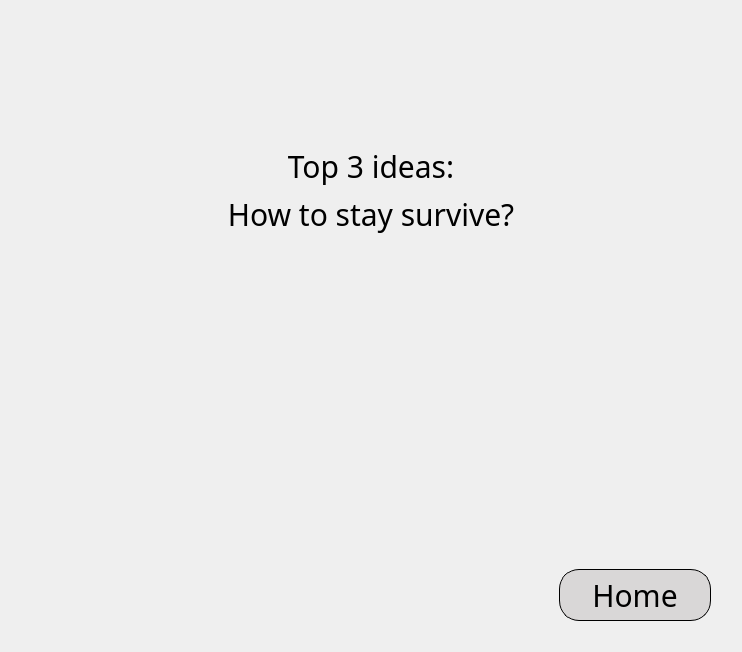
      <widget class="QWidget" name="podiumPage">
       <property name="styleSheet">
        <string notr="true">background-image: url(:/image/images/moneyBackgroung.png);</string>
       </property>
       <layout class="QVBoxLayout" name="verticalLayout_10">
        <item>
         <spacer name="verticalSpacer_22">
          <property name="orientation">
           <enum>Qt::Orientation::Vertical</enum>
          </property>
          <property name="sizeType">
           <enum>QSizePolicy::Policy::Fixed</enum>
          </property>
          <property name="sizeHint" stdset="0">
           <size>
            <width>20</width>
            <height>20</height>
           </size>
          </property>
         </spacer>
        </item>
        <item>
         <widget class="QLabel" name="label_22">
          <property name="sizePolicy">
           <sizepolicy hsizetype="Preferred" vsizetype="Fixed">
            <horstretch>0</horstretch>
            <verstretch>0</verstretch>
           </sizepolicy>
          </property>
          <property name="minimumSize">
           <size>
            <width>0</width>
            <height>0</height>
           </size>
          </property>
          <property name="maximumSize">
           <size>
            <width>16777215</width>
            <height>80</height>
           </size>
          </property>
          <property name="font">
           <font>
            <family>Julius Sans One</family>
            <pointsize>-1</pointsize>
            <italic>false</italic>
            <bold>true</bold>
           </font>
          </property>
          <property name="autoFillBackground">
           <bool>false</bool>
          </property>
          <property name="styleSheet">
           <string notr="true">font-family: 'Julius Sans One', sans-serif; /* Шрифт */
image: url(:/image/images/logo.png);
font-size: 50px;  
background: transparent;</string>
          </property>
          <property name="text">
           <string/>
          </property>
         </widget>
        </item>
        <item>
         <spacer name="verticalSpacer_17">
          <property name="orientation">
           <enum>Qt::Orientation::Vertical</enum>
          </property>
          <property name="sizeType">
           <enum>QSizePolicy::Policy::Fixed</enum>
          </property>
          <property name="sizeHint" stdset="0">
           <size>
            <width>20</width>
            <height>40</height>
           </size>
          </property>
         </spacer>
        </item>
        <item>
         <widget class="QLabel" name="label_23">
          <property name="sizePolicy">
           <sizepolicy hsizetype="Preferred" vsizetype="Fixed">
            <horstretch>0</horstretch>
            <verstretch>0</verstretch>
           </sizepolicy>
          </property>
          <property name="font">
           <font>
            <family>Julius Sans One</family>
            <pointsize>-1</pointsize>
           </font>
          </property>
          <property name="styleSheet">
           <string notr="true">font-family: 'Julius Sans One', sans-serif; /* Шрифт */
font-size: 30px;  
background: transparent;
</string>
          </property>
          <property name="text">
           <string>Top 3 ideas:</string>
          </property>
          <property name="alignment">
           <set>Qt::AlignmentFlag::AlignCenter</set>
          </property>
         </widget>
        </item>
        <item>
         <widget class="QLabel" name="podiumTopicLabel">
          <property name="sizePolicy">
           <sizepolicy hsizetype="Preferred" vsizetype="Fixed">
            <horstretch>0</horstretch>
            <verstretch>0</verstretch>
           </sizepolicy>
          </property>
          <property name="font">
           <font>
            <family>Julius Sans One</family>
            <pointsize>-1</pointsize>
           </font>
          </property>
          <property name="styleSheet">
           <string notr="true">font-family: 'Julius Sans One', sans-serif; /* Шрифт */
font-size: 30px;  
background: transparent;
</string>
          </property>
          <property name="text">
           <string>How to stay survive?</string>
          </property>
          <property name="alignment">
           <set>Qt::AlignmentFlag::AlignCenter</set>
          </property>
         </widget>
        </item>
        <item>
         <spacer name="verticalSpacer_18">
          <property name="orientation">
           <enum>Qt::Orientation::Vertical</enum>
          </property>
          <property name="sizeHint" stdset="0">
           <size>
            <width>20</width>
            <height>2</height>
           </size>
          </property>
         </spacer>
        </item>
        <item>
         <widget class="QWidget" name="widget_14" native="true">
          <property name="sizePolicy">
           <sizepolicy hsizetype="Preferred" vsizetype="Preferred">
            <horstretch>0</horstretch>
            <verstretch>0</verstretch>
           </sizepolicy>
          </property>
          <property name="minimumSize">
           <size>
            <width>0</width>
            <height>300</height>
           </size>
          </property>
          <property name="styleSheet">
           <string notr="true">background: transparent;</string>
          </property>
          <layout class="QHBoxLayout" name="horizontalLayout_17">
           <property name="spacing">
            <number>0</number>
           </property>
           <property name="leftMargin">
            <number>0</number>
           </property>
           <property name="topMargin">
            <number>0</number>
           </property>
           <property name="rightMargin">
            <number>0</number>
           </property>
           <property name="bottomMargin">
            <number>0</number>
           </property>
           <item>
            <spacer name="horizontalSpacer_15">
             <property name="orientation">
              <enum>Qt::Orientation::Horizontal</enum>
             </property>
             <property name="sizeHint" stdset="0">
              <size>
               <width>40</width>
               <height>20</height>
              </size>
             </property>
            </spacer>
           </item>
           <item>
            <layout class="QVBoxLayout" name="verticalLayout_24">
             <item>
              <spacer name="verticalSpacer_19">
               <property name="orientation">
                <enum>Qt::Orientation::Vertical</enum>
               </property>
               <property name="sizeType">
                <enum>QSizePolicy::Policy::Preferred</enum>
               </property>
               <property name="sizeHint" stdset="0">
                <size>
                 <width>80</width>
                 <height>80</height>
                </size>
               </property>
              </spacer>
             </item>
             <item>
              <widget class="QLabel" name="secondPlaceLabel">
               <property name="sizePolicy">
                <sizepolicy hsizetype="Preferred" vsizetype="Fixed">
                 <horstretch>0</horstretch>
                 <verstretch>0</verstretch>
                </sizepolicy>
               </property>
               <property name="minimumSize">
                <size>
                 <width>200</width>
                 <height>0</height>
                </size>
               </property>
               <property name="styleSheet">
                <string notr="true">font-family: 'Julius Sans One', sans-serif; /* Шрифт */
font-size: 20px;  
background: transparent;
</string>
               </property>
               <property name="text">
                <string/>
               </property>
               <property name="alignment">
                <set>Qt::AlignmentFlag::AlignCenter</set>
               </property>
               <property name="wordWrap">
                <bool>true</bool>
               </property>
              </widget>
             </item>
             <item>
              <widget class="QLabel" name="label_26">
               <property name="sizePolicy">
                <sizepolicy hsizetype="Preferred" vsizetype="Fixed">
                 <horstretch>0</horstretch>
                 <verstretch>0</verstretch>
                </sizepolicy>
               </property>
               <property name="minimumSize">
                <size>
                 <width>120</width>
                 <height>135</height>
                </size>
               </property>
               <property name="font">
                <font>
                 <pointsize>16</pointsize>
                </font>
               </property>
               <property name="styleSheet">
                <string notr="true">image: url(:/image/images/secondPlacePodium.png);</string>
               </property>
               <property name="text">
                <string/>
               </property>
              </widget>
             </item>
            </layout>
           </item>
           <item>
            <spacer name="horizontalSpacer_16">
             <property name="orientation">
              <enum>Qt::Orientation::Horizontal</enum>
             </property>
             <property name="sizeType">
              <enum>QSizePolicy::Policy::Fixed</enum>
             </property>
             <property name="sizeHint" stdset="0">
              <size>
               <width>20</width>
               <height>20</height>
              </size>
             </property>
            </spacer>
           </item>
           <item>
            <layout class="QVBoxLayout" name="verticalLayout_25">
             <item>
              <spacer name="verticalSpacer_20">
               <property name="orientation">
                <enum>Qt::Orientation::Vertical</enum>
               </property>
               <property name="sizeType">
                <enum>QSizePolicy::Policy::Preferred</enum>
               </property>
               <property name="sizeHint" stdset="0">
                <size>
                 <width>20</width>
                 <height>40</height>
                </size>
               </property>
              </spacer>
             </item>
             <item>
              <widget class="QLabel" name="firstPlaceLabel">
               <property name="sizePolicy">
                <sizepolicy hsizetype="Preferred" vsizetype="Fixed">
                 <horstretch>0</horstretch>
                 <verstretch>0</verstretch>
                </sizepolicy>
               </property>
               <property name="minimumSize">
                <size>
                 <width>200</width>
                 <height>0</height>
                </size>
               </property>
               <property name="styleSheet">
                <string notr="true">font-family: 'Julius Sans One', sans-serif; /* Шрифт */
font-size: 20px;  
background: transparent;
</string>
               </property>
               <property name="text">
                <string/>
               </property>
               <property name="alignment">
                <set>Qt::AlignmentFlag::AlignCenter</set>
               </property>
               <property name="wordWrap">
                <bool>true</bool>
               </property>
              </widget>
             </item>
             <item>
              <widget class="QLabel" name="label_28">
               <property name="sizePolicy">
                <sizepolicy hsizetype="Preferred" vsizetype="Fixed">
                 <horstretch>0</horstretch>
                 <verstretch>0</verstretch>
                </sizepolicy>
               </property>
               <property name="minimumSize">
                <size>
                 <width>120</width>
                 <height>165</height>
                </size>
               </property>
               <property name="styleSheet">
                <string notr="true">image: url(:/image/images/firstPlacePodium.png);</string>
               </property>
               <property name="text">
                <string/>
               </property>
              </widget>
             </item>
            </layout>
           </item>
           <item>
            <spacer name="horizontalSpacer_17">
             <property name="orientation">
              <enum>Qt::Orientation::Horizontal</enum>
             </property>
             <property name="sizeType">
              <enum>QSizePolicy::Policy::Fixed</enum>
             </property>
             <property name="sizeHint" stdset="0">
              <size>
               <width>20</width>
               <height>20</height>
              </size>
             </property>
            </spacer>
           </item>
           <item>
            <layout class="QVBoxLayout" name="verticalLayout_26">
             <item>
              <spacer name="verticalSpacer_21">
               <property name="orientation">
                <enum>Qt::Orientation::Vertical</enum>
               </property>
               <property name="sizeType">
                <enum>QSizePolicy::Policy::Preferred</enum>
               </property>
               <property name="sizeHint" stdset="0">
                <size>
                 <width>80</width>
                 <height>110</height>
                </size>
               </property>
              </spacer>
             </item>
             <item>
              <widget class="QLabel" name="thirdPlaceLabel">
               <property name="sizePolicy">
                <sizepolicy hsizetype="Preferred" vsizetype="Fixed">
                 <horstretch>0</horstretch>
                 <verstretch>0</verstretch>
                </sizepolicy>
               </property>
               <property name="minimumSize">
                <size>
                 <width>200</width>
                 <height>0</height>
                </size>
               </property>
               <property name="styleSheet">
                <string notr="true">font-family: 'Julius Sans One', sans-serif; /* Шрифт */
font-size: 20px;  
background: transparent;
</string>
               </property>
               <property name="text">
                <string/>
               </property>
               <property name="alignment">
                <set>Qt::AlignmentFlag::AlignCenter</set>
               </property>
               <property name="wordWrap">
                <bool>true</bool>
               </property>
              </widget>
             </item>
             <item>
              <widget class="QLabel" name="label_30">
               <property name="sizePolicy">
                <sizepolicy hsizetype="Preferred" vsizetype="Fixed">
                 <horstretch>0</horstretch>
                 <verstretch>0</verstretch>
                </sizepolicy>
               </property>
               <property name="minimumSize">
                <size>
                 <width>120</width>
                 <height>105</height>
                </size>
               </property>
               <property name="font">
                <font>
                 <pointsize>16</pointsize>
                </font>
               </property>
               <property name="styleSheet">
                <string notr="true">image: url(:/image/images/thirdPlacePodium.png);
</string>
               </property>
               <property name="text">
                <string/>
               </property>
              </widget>
             </item>
            </layout>
           </item>
           <item>
            <spacer name="horizontalSpacer_18">
             <property name="orientation">
              <enum>Qt::Orientation::Horizontal</enum>
             </property>
             <property name="sizeHint" stdset="0">
              <size>
               <width>40</width>
               <height>20</height>
              </size>
             </property>
            </spacer>
           </item>
          </layout>
         </widget>
        </item>
        <item>
         <layout class="QHBoxLayout" name="horizontalLayout_15">
          <property name="topMargin">
           <number>20</number>
          </property>
          <property name="rightMargin">
           <number>20</number>
          </property>
          <property name="bottomMargin">
           <number>20</number>
          </property>
          <item>
           <spacer name="horizontalSpacer_14">
            <property name="orientation">
             <enum>Qt::Orientation::Horizontal</enum>
            </property>
            <property name="sizeHint" stdset="0">
             <size>
              <width>40</width>
              <height>20</height>
             </size>
            </property>
           </spacer>
          </item>
          <item>
           <widget class="QPushButton" name="homeButton">
            <property name="sizePolicy">
             <sizepolicy hsizetype="Fixed" vsizetype="Fixed">
              <horstretch>0</horstretch>
              <verstretch>0</verstretch>
             </sizepolicy>
            </property>
            <property name="minimumSize">
             <size>
              <width>150</width>
              <height>0</height>
             </size>
            </property>
            <property name="font">
             <font>
              <family>Julius Sans One</family>
              <pointsize>-1</pointsize>
             </font>
            </property>
            <property name="cursor">
             <cursorShape>PointingHandCursor</cursorShape>
            </property>
            <property name="styleSheet">
             <string notr="true">QPushButton {
    width: 150px;                      /* Ширина кнопки */
    height: 50px;                      /* Висота кнопки */
    border: 1px solid black;           /* Обводка чорним кольором */
    border-radius: 20px;               /* Скруглення країв */
    font-family: 'Julius Sans One', sans-serif; /* Шрифт */
    font-size: 30px;                   /* Розмір шрифту */
	background: transparent;
 	background-color: #D9D7D7;         /* Колір фону */
}

QPushButton:pressed {
    width: 150px;                      /* Ширина кнопки */
    height: 50px;                      /* Висота кнопки */
    background-color:#EBEBEB  ;         /* Колір фону */
    border: 2px solid white;           /* Обводка чорним кольором */
    border-radius: 20px;               /* Скруглення країв */
    font-family: 'Julius Sans One', sans-serif; /* Шрифт */
    font-size: 30px;       
}
</string>
            </property>
            <property name="text">
             <string>Home</string>
            </property>
           </widget>
          </item>
         </layout>
        </item>
       </layout>
      </widget>
